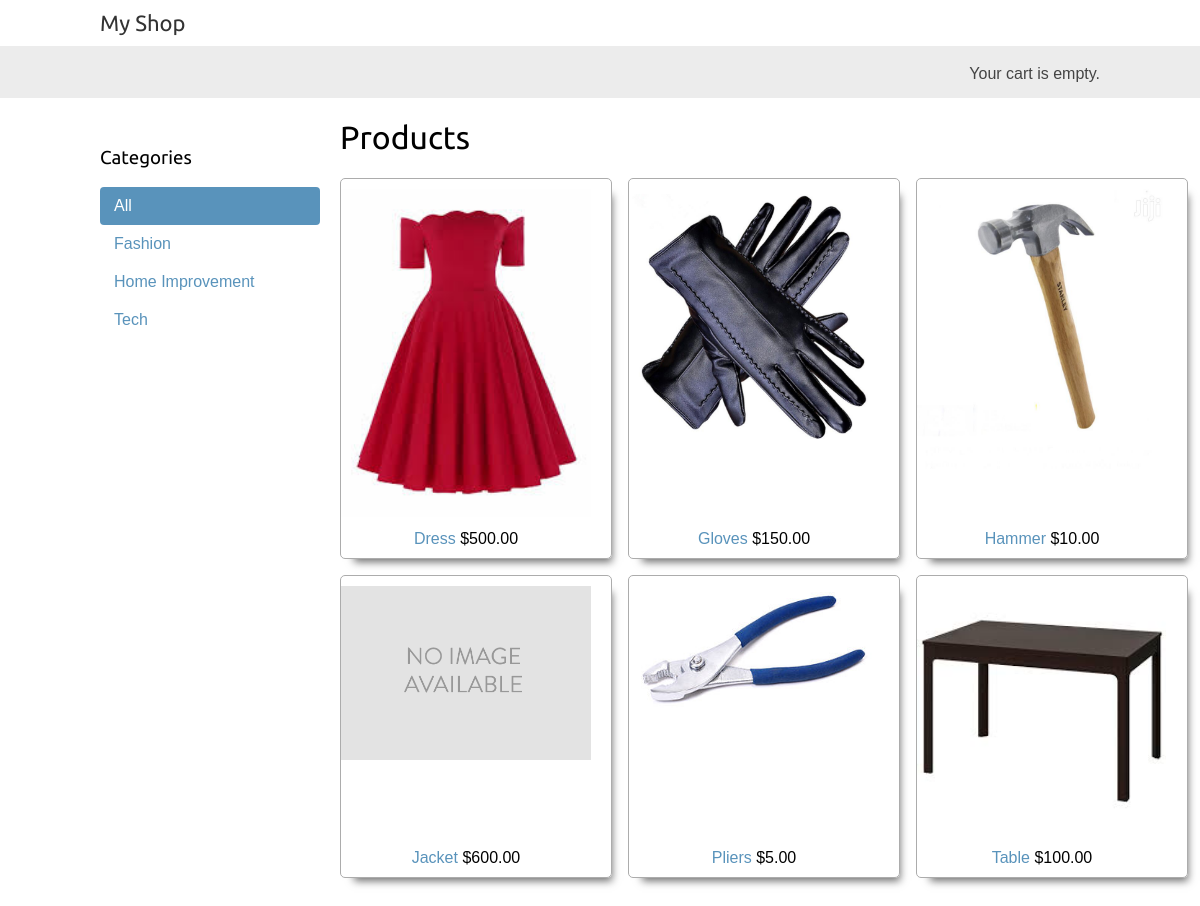
The page / on the database its author committed.
### shop/models.py (models this page shows, shortened)
class Category(models.Model):
    name = models.CharField(max_length= 200, db_index=True)
    slug = models.SlugField(max_length=200, unique=True)
    class Meta:
        ordering = ('name',)
        verbose_name = "category"
        verbose_name_plural = "categories"
    def get_absolute_url(self):
        return reverse('shop:product_list_by_category', args=[self.slug])

class Product(models.Model):
    category = models.ForeignKey(Category, related_name="products", on_delete=models.CASCADE)
    name = models.CharField(max_length=200, db_index=True)
    slug = models.SlugField(max_length=200, db_index=True)
    image = models.ImageField(upload_to='products/%Y/%m/%d', blank=True)
    description = models.TextField(blank=True)
    price = models.DecimalField(max_digits=10, decimal_places=2)
    available = models.BooleanField(default=True)
    created = models.DateTimeField(auto_now_add=True)
    updated=models.DateTimeField(auto_now=True)
    class Meta:
        ordering = ('name',)
        index_together =(('id', 'slug'),)
    def get_absolute_url(self):
        return reverse('shop:product_detail', args=[self.id, self.slug ])

### shop/views.py (the view)
# urls.py: path('', views.product_list, name="product_list"),
def product_list(request, category_slug=None):
    category = None
    categories = Category.objects.all()
    products = Product.objects.filter(available=True)
    if category_slug:
        category = get_object_or_404(Category, slug=category_slug)
        products = products.filter(category=category)
    return render(request, 'shop/product/list.html', {
        'category': category,
        'categories': categories,
        'products': products
    })

### cart/cart.py (called while the page is built)
    def __len__(self):
        return sum(item['quantity'] for item in self.cart.values())

### cart/context_processors.py (called while the page is built)
def cart(request):
    return {
        'cart_display': Cart(request) # Fetch the session or create one if it does not exist
    }

### shop/templates/shop/product/list.html (shortened to what this page needs)
{% extends 'shop/base.html' %}
{% load static %}
{% block content %}
    <div id="sidebar">
        <h3>Categories</h3>
        <ul>
            <li{% if not category %} class="selected" {% endif %}>
                <a href="{% url 'shop:product_list' %}">All</a>
            </li>
            {% for c in categories %}
                <li {% if category.slug == c.slug %} class="selected" {% endif %}>
                    <a href="{{c.get_absolute_url}}">{{c.name}}</a>
                </li>
            {% endfor %}
        </ul>
    </div>
    <div id="main" class="product-list" >
        <h1>
            {% if category %}
                {{ category.name }}
            {% else %}
                Products
            {% endif %}
        </h1>
        <div class="product-display">
            {% for product in products %}
                <div class="item" >
                    <a href="{{product.get_absolute_url}}">
                        <img
                            src="{% if product.image %} {{product.image.url}} {% else %}{% static 'img/no_image.png' %}{% endif %}"
                        />
                    </a>
                    <div>
                        <a href="{{product.get_absolute_url}}">{{ product.name }}</a>
                        <span>${{product.price}}</span>
                    </div>
                </div>
            {% endfor %}
        </div>
    </div>
{% endblock content %}

### shop/templates/shop/base.html (shortened to what this page needs)
{% load static %}
<!DOCTYPE html>
<html>
    <head>
        <link href="{% static "css/base.css" %}" rel="stylesheet" >
    </head>
    <body>
        <div id="header">
            <a href="/" class="logo">My Shop</a>
        </div>
        <div id="subheader">
            <div class="cart">
                {% with total_items=cart_display|length %}
                    {% if total_items > 0 %}
                        Your cart has
                        <a href="{% url "cart:cart_detail" %}">
                            {{ total_items }} item{{ total_items|pluralize }} totaling
                            ${{ cart_display.get_total_price }}
                        </a>
                    {% else %}
                        Your cart is empty.
                    {% endif %}
                {% endwith %}
            </div>
        </div>
        <div id="content">
            {% block content %}
            {% endblock %}
        </div>
    </body>
</html>

### shop/static/css/base.css (style rules this page uses)
body { margin:0; padding:0; font-family:helvetica, sans-serif; }
h1, h2, h3, h4, h5 , h6 { font-family: 'Ubuntu', sans-serif; font-weight:normal; }
a { text-decoration:none; color:#5993bb; }
#header { padding:10px 100px; font-size:18px; overflow:auto; }
#subheader { background:#ececec; color:#444; padding:15px 100px; overflow:auto; }
#header .logo { font-family: 'Ubuntu', sans-serif; float:left; color:#333; font-size:22px; margin-right:10%; }
#subheader .cart { float:right; padding-top:4px; }
#content { padding:0 100px; overflow:hidden; }
#sidebar { width:220px; padding:30px 20px 0 0; float:left; }
#sidebar ul { margin:0; padding:0; }
#sidebar ul li { margin:0; list-style:none; padding:10px 14px; }
#sidebar ul li a { display:block; }
#sidebar ul li.selected { background:#5993bb; border-radius:4px; }
#sidebar ul li.selected a { color:#fff; }
#main { float:left; width: 96%; margin-right:-220px; overflow:hidden; }
.product-display { display: grid; grid-template-columns: 1fr 1fr 1fr; grid-template-rows: 1fr auto; gap: 1rem; margin-right: 7rem; margin-bottom: 6rem; }
.product-display .item { padding:10px 20px 10px 0; text-align:center; line-height:1.2; box-shadow: 7px 10px 8px -7px rgba(0,0,0,0.57); display: flex; flex-direction:column; justify-content: space-between; border-radius: 5px; border: 0.5px solid rgb(172, 172, 172); }
.product-display .item img { width:100%; margin-bottom:8px; }

### rows shown on the page
Category: name "Fashion"
Category: name "Home Improvement"
Category: name "Tech"
Product: image (picture), name "Dress", price "500.00"
Product: image (picture), name "Gloves", price "150.00"
Product: image (picture), name "Hammer", price "10.00"
Product: name "Jacket", price "600.00"
Product: image (picture), name "Pliers", price "5.00"
Product: image (picture), name "Table", price "100.00"
